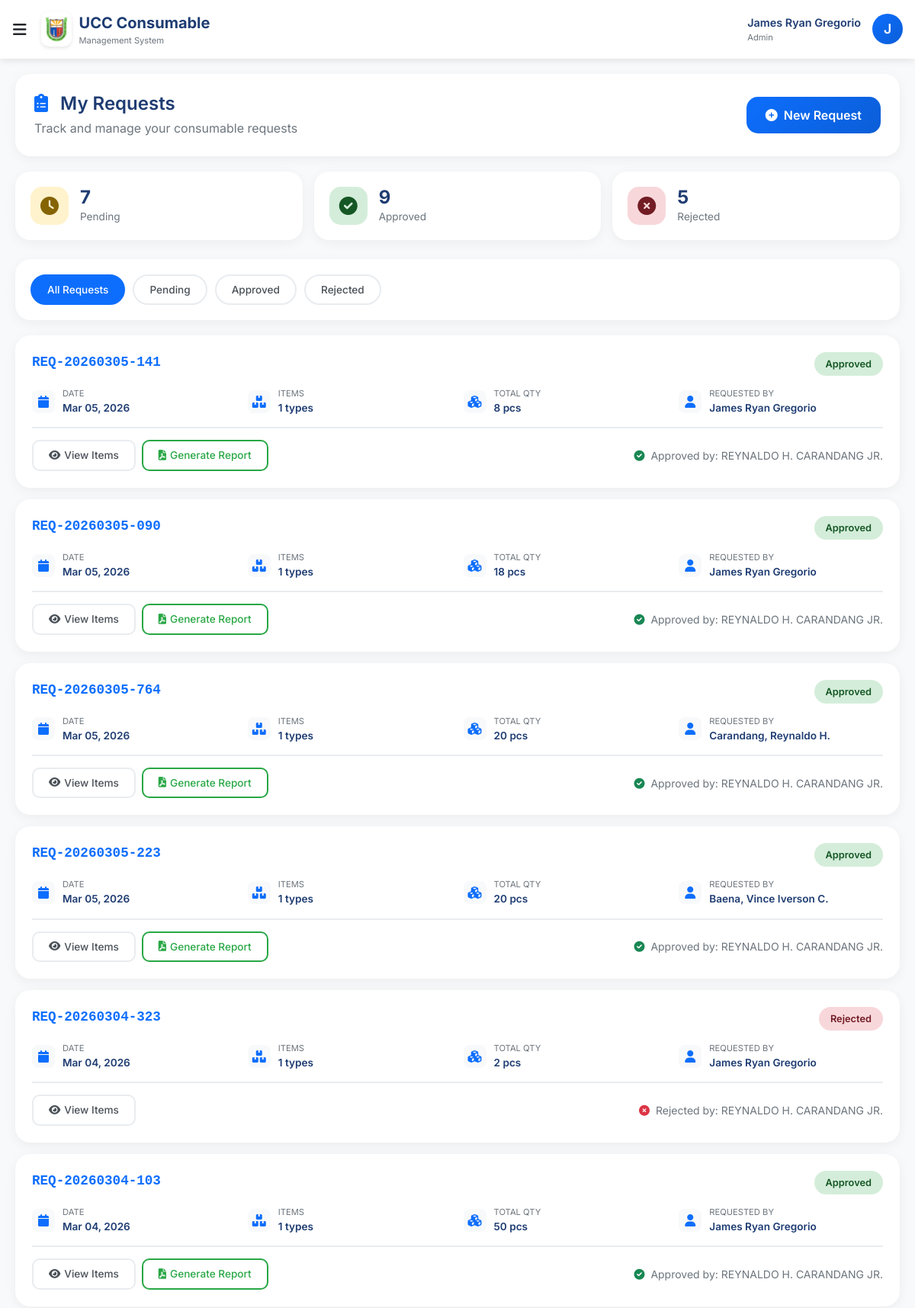
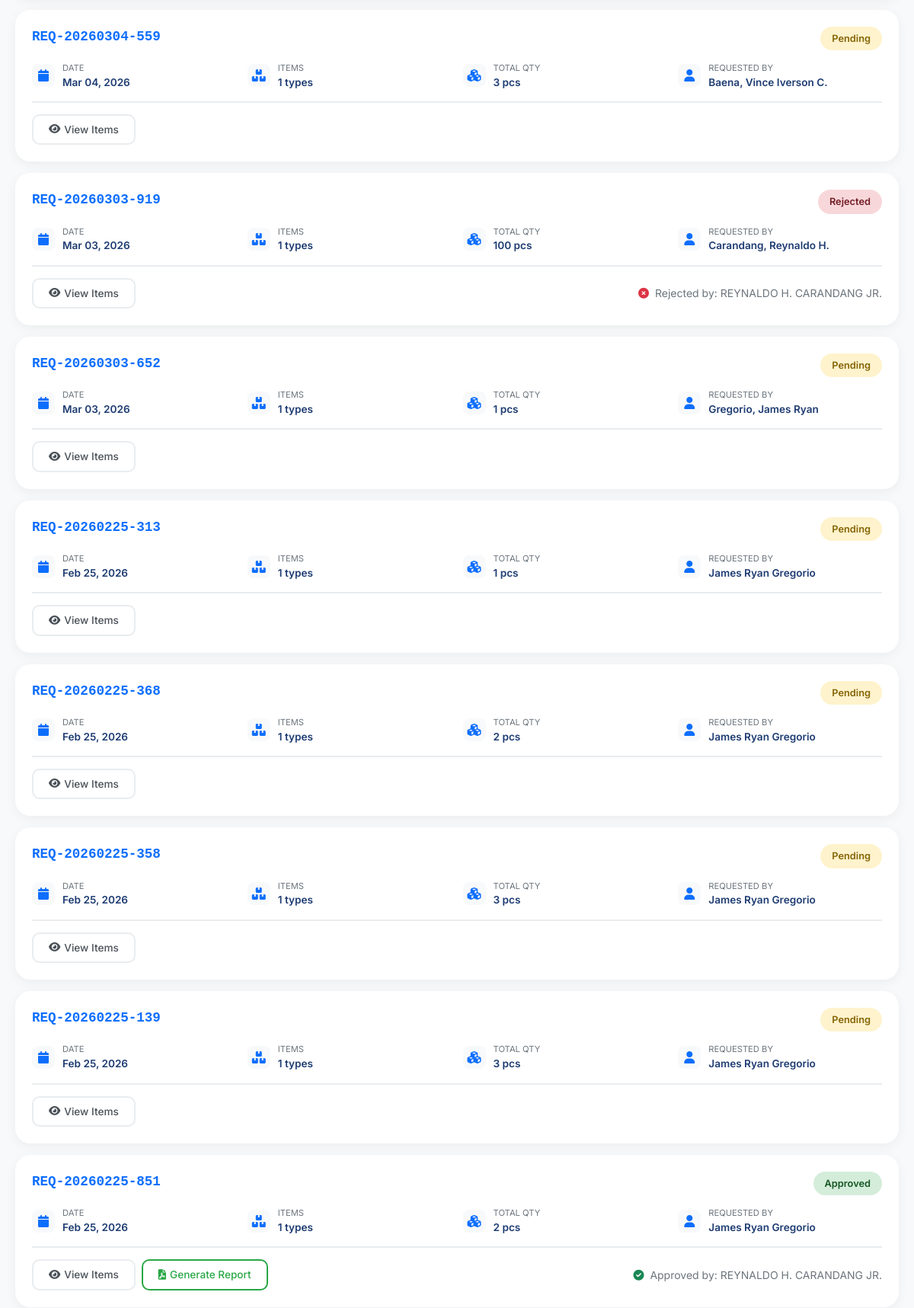
Screenshot of /consumable/my_requests.php (signed in, upper part) with the database file from the repository (2 pictures, top to bottom).
### tables this page shows
CREATE TABLE `users` (
  `id` int(11) NOT NULL,
  `password` varchar(255) NOT NULL,
  `full_name` varchar(100) NOT NULL,
  `email` varchar(100) NOT NULL,
  `role` enum('admin','user') DEFAULT 'user',
  `campus_assigned` varchar(100) DEFAULT NULL,
  `created_at` timestamp NOT NULL DEFAULT current_timestamp(),
  `updated_at` timestamp NOT NULL DEFAULT current_timestamp() ON UPDATE current_timestamp(),
  `reset_token` varchar(255) DEFAULT NULL,
  `reset_expiry` datetime DEFAULT NULL
);

CREATE TABLE `request_groups` (
  `id` int(11) NOT NULL,
  `group_code` varchar(20) NOT NULL,
  `employee` varchar(100) NOT NULL,
  `campus` varchar(100) DEFAULT NULL,
  `office` varchar(100) NOT NULL,
  `request_date` date NOT NULL,
  `requested_by` varchar(100) NOT NULL,
  `approved_by` varchar(100) DEFAULT NULL,
  `supply_officer` varchar(100) DEFAULT NULL,
  `status` enum('Pending','Approved','Rejected','Partially Approved') DEFAULT 'Pending',
  `created_at` timestamp NOT NULL DEFAULT current_timestamp()
);

### consumable/my_requests.php (the view, shortened to what this page needs)
<?php
$database = new Database();
$db = $database->getConnection();
$user_id = $_SESSION['user_id'];
$user_query = $db->prepare("SELECT * FROM users WHERE id = ?");
$user_query->execute([$user_id]);
$user = $user_query->fetch(PDO::FETCH_ASSOC);
$requests_query = "
    SELECT rg.*,
           COUNT(ri.id) as item_count,
           SUM(ri.quantity) as total_quantity
    FROM request_groups rg
    LEFT JOIN request_items ri ON rg.id = ri.group_id
    WHERE rg.requested_by = ? OR rg.employee = ?
    GROUP BY rg.id
    ORDER BY rg.created_at DESC
";
$requests_stmt = $db->prepare($requests_query);
$requests_stmt->execute([$user['full_name'], $user['full_name']]);
$requests = $requests_stmt->fetchAll(PDO::FETCH_ASSOC);
?>
<!DOCTYPE html>
<html lang="en">
<head>
    <link href="https://cdn.jsdelivr.net/npm/bootstrap@5.1.3/dist/css/bootstrap.min.css" rel="stylesheet">
    <link rel="stylesheet" href="https://cdnjs.cloudflare.com/ajax/libs/font-awesome/6.0.0/css/all.min.css">
</head>
<body>
    <nav class="navbar">
        <div class="container-fluid px-3">
            <div class="navbar-brand">
                <button class="btn btn-link text-dark p-0 me-2" type="button" data-bs-toggle="offcanvas" data-bs-target="#menu">
                    <i class="fas fa-bars fa-lg"></i>
                </button>
                <img src="assets/UCC_Logo.png" alt="UCC Logo">
                <div class="brand-text">
                    UCC Consumable
                    <small>Management System</small>
                </div>
            </div>
            <div class="user-info">
                <div class="user-details">
                    <div class="user-name"><?php echo htmlspecialchars($user['full_name']); ?></div>
                    <div class="user-role"><?php echo ucfirst($user['role'] ?? 'User'); ?></div>
                </div>
                <div class="user-avatar">
                    <?php echo strtoupper(substr($user['full_name'], 0, 1)); ?>
                </div>
            </div>
        </div>
    </nav>
    <div class="main-content">
        <div class="page-header">
            <div>
                <h2>
                    <i class="fas fa-clipboard-list"></i>
                    My Requests
                </h2>
                <p>Track and manage your consumable requests</p>
            </div>
            <a href="dashboard.php" class="btn-new-request">
                <i class="fas fa-plus-circle"></i>
                New Request
            </a>
        </div>
        <?php if (!empty($requests)):
            $pending_count = 0;
            $approved_count = 0;
            $rejected_count = 0;
            foreach ($requests as $req) {
                if ($req['status'] == 'Pending') $pending_count++;
                elseif ($req['status'] == 'Approved') $approved_count++;
                elseif ($req['status'] == 'Rejected') $rejected_count++;
            }
        ?>
        <div class="stats-grid">
            <div class="stat-card">
                <div class="stat-icon pending">
                    <i class="fas fa-clock"></i>
                </div>
                <div class="stat-content">
                    <h3><?php echo $pending_count; ?></h3>
                    <p>Pending</p>
                </div>
            </div>
            <div class="stat-card">
                <div class="stat-icon approved">
                    <i class="fas fa-check-circle"></i>
                </div>
                <div class="stat-content">
                    <h3><?php echo $approved_count; ?></h3>
                    <p>Approved</p>
                </div>
            </div>
            <div class="stat-card">
                <div class="stat-icon rejected">
                    <i class="fas fa-times-circle"></i>
                </div>
                <div class="stat-content">
                    <h3><?php echo $rejected_count; ?></h3>
                    <p>Rejected</p>
                </div>
            </div>
        </div>
        <div class="filter-section">
            <div class="filter-buttons">
                <button class="filter-btn active" data-filter="all">All Requests</button>
                <button class="filter-btn" data-filter="pending">Pending</button>
                <button class="filter-btn" data-filter="approved">Approved</button>
                <button class="filter-btn" data-filter="rejected">Rejected</button>
            </div>
        </div>
        <div class="requests-list" id="requestsList">
            <?php foreach ($requests as $request):
                $status_class = '';
                if ($request['status'] == 'Pending') {
                    $status_class = 'status-pending';
                } elseif ($request['status'] == 'Approved') {
                    $status_class = 'status-approved';
                } elseif ($request['status'] == 'Rejected') {
                    $status_class = 'status-rejected';
                }
            ?>
            <div class="request-card" data-status="<?php echo strtolower($request['status']); ?>" data-code="<?php echo $request['group_code']; ?>">
                <div class="request-header">
                    <span class="request-code"><?php echo htmlspecialchars($request['group_code']); ?></span>
                    <span class="request-status <?php echo $status_class; ?>">
                        <?php echo $request['status']; ?>
                    </span>
                </div>
                <div class="request-body">
                    <div class="request-info">
                        <i class="fas fa-calendar"></i>
                        <div class="request-info-content">
                            <div class="request-info-label">Date</div>
                            <div class="request-info-value"><?php echo date('M d, Y', strtotime($request['request_date'])); ?></div>
                        </div>
                    </div>
                    <div class="request-info">
                        <i class="fas fa-boxes"></i>
                        <div class="request-info-content">
                            <div class="request-info-label">Items</div>
                            <div class="request-info-value"><?php echo $request['item_count']; ?> types</div>
                        </div>
                    </div>
                    <div class="request-info">
                        <i class="fas fa-cubes"></i>
                        <div class="request-info-content">
                            <div class="request-info-label">Total Qty</div>
                            <div class="request-info-value"><?php echo $request['total_quantity']; ?> pcs</div>
                        </div>
                    </div>
                    <div class="request-info">
                        <i class="fas fa-user"></i>
                        <div class="request-info-content">
                            <div class="request-info-label">Requested By</div>
                            <div class="request-info-value"><?php echo htmlspecialchars($request['employee']); ?></div>
                        </div>
                    </div>
                </div>
                <div class="request-footer">
                    <div class="d-flex gap-2">
                        <button class="view-items-btn" onclick="viewRequestItems(<?php echo $request['id']; ?>, '<?php echo htmlspecialchars($request['group_code']); ?>')">
                            <i class="fas fa-eye"></i>
                            View Items
                        </button>
                        <?php if ($request['status'] == 'Approved'): ?>
                        <a href="generate_release_report.php?group_id=<?php echo $request['id']; ?>"
                           target="_blank"
                           class="view-items-btn"
                           style="border-color: #28a745; color: #28a745;">
                            <i class="fas fa-file-pdf"></i>
                            Generate Report
                        </a>
                        <?php endif; ?>
                    </div>
                    <?php if (!empty($request['approved_by']) && $request['status'] == 'Approved'): ?>
                    <small class="text-muted">
                        <i class="fas fa-check-circle text-success me-1"></i>
                        Approved by: <?php echo htmlspecialchars($request['approved_by']); ?>
                    </small>
                    <?php elseif (!empty($request['approved_by']) && $request['status'] == 'Rejected'): ?>
                    <small class="text-muted">
                        <i class="fas fa-times-circle text-danger me-1"></i>
                        Rejected by: <?php echo htmlspecialchars($request['approved_by']); ?>
                    </small>
                    <?php endif; ?>
                </div>
            </div>
            <?php endforeach; ?>
        </div>
        <?php endif; ?>
    </div>
</body>
</html>

### rows the page displays
users: full_name "James Ryan Gregorio", role "Admin", full_name "J"
request_groups: group_code "REQ-20260305-141", status "Approved", request_date "Mar 05, 2026", item_count "1", total_quantity "8", employee "James Ryan Gregorio", approved_by "REYNALDO H. CARANDANG JR."
request_groups: group_code "REQ-20260305-090", status "Approved", request_date "Mar 05, 2026", item_count "1", total_quantity "18", employee "James Ryan Gregorio", approved_by "REYNALDO H. CARANDANG JR."
request_groups: group_code "REQ-20260305-764", status "Approved", request_date "Mar 05, 2026", item_count "1", total_quantity "20", employee "Carandang, Reynaldo H.", approved_by "REYNALDO H. CARANDANG JR."
request_groups: group_code "REQ-20260305-223", status "Approved", request_date "Mar 05, 2026", item_count "1", total_quantity "20", employee "Baena, Vince Iverson C.", approved_by "REYNALDO H. CARANDANG JR."
request_groups: group_code "REQ-20260304-323", status "Rejected", request_date "Mar 04, 2026", item_count "1", total_quantity "2", employee "James Ryan Gregorio", approved_by "REYNALDO H. CARANDANG JR."
request_groups: group_code "REQ-20260304-103", status "Approved", request_date "Mar 04, 2026", item_count "1", total_quantity "50", employee "James Ryan Gregorio", approved_by "REYNALDO H. CARANDANG JR."
request_groups: group_code "REQ-20260304-559", status "Pending", request_date "Mar 04, 2026", item_count "1", total_quantity "3", employee "Baena, Vince Iverson C."
request_groups: group_code "REQ-20260303-919", status "Rejected", request_date "Mar 03, 2026", item_count "1", total_quantity "100", employee "Carandang, Reynaldo H.", approved_by "REYNALDO H. CARANDANG JR."
request_groups: group_code "REQ-20260303-652", status "Pending", request_date "Mar 03, 2026", item_count "1", total_quantity "1", employee "Gregorio, James Ryan"
request_groups: group_code "REQ-20260225-313", status "Pending", request_date "Feb 25, 2026", item_count "1", total_quantity "1", employee "James Ryan Gregorio"
request_groups: group_code "REQ-20260225-368", status "Pending", request_date "Feb 25, 2026", item_count "1", total_quantity "2", employee "James Ryan Gregorio"
request_groups: group_code "REQ-20260225-358", status "Pending", request_date "Feb 25, 2026", item_count "1", total_quantity "3", employee "James Ryan Gregorio"
request_groups: group_code "REQ-20260225-139", status "Pending", request_date "Feb 25, 2026", item_count "1", total_quantity "3", employee "James Ryan Gregorio"
request_groups: group_code "REQ-20260225-851", status "Approved", request_date "Feb 25, 2026", item_count "1", total_quantity "2", employee "James Ryan Gregorio", approved_by "REYNALDO H. CARANDANG JR."

### other values shown
$pending_count "7"
$approved_count "9"
$rejected_count "5"
